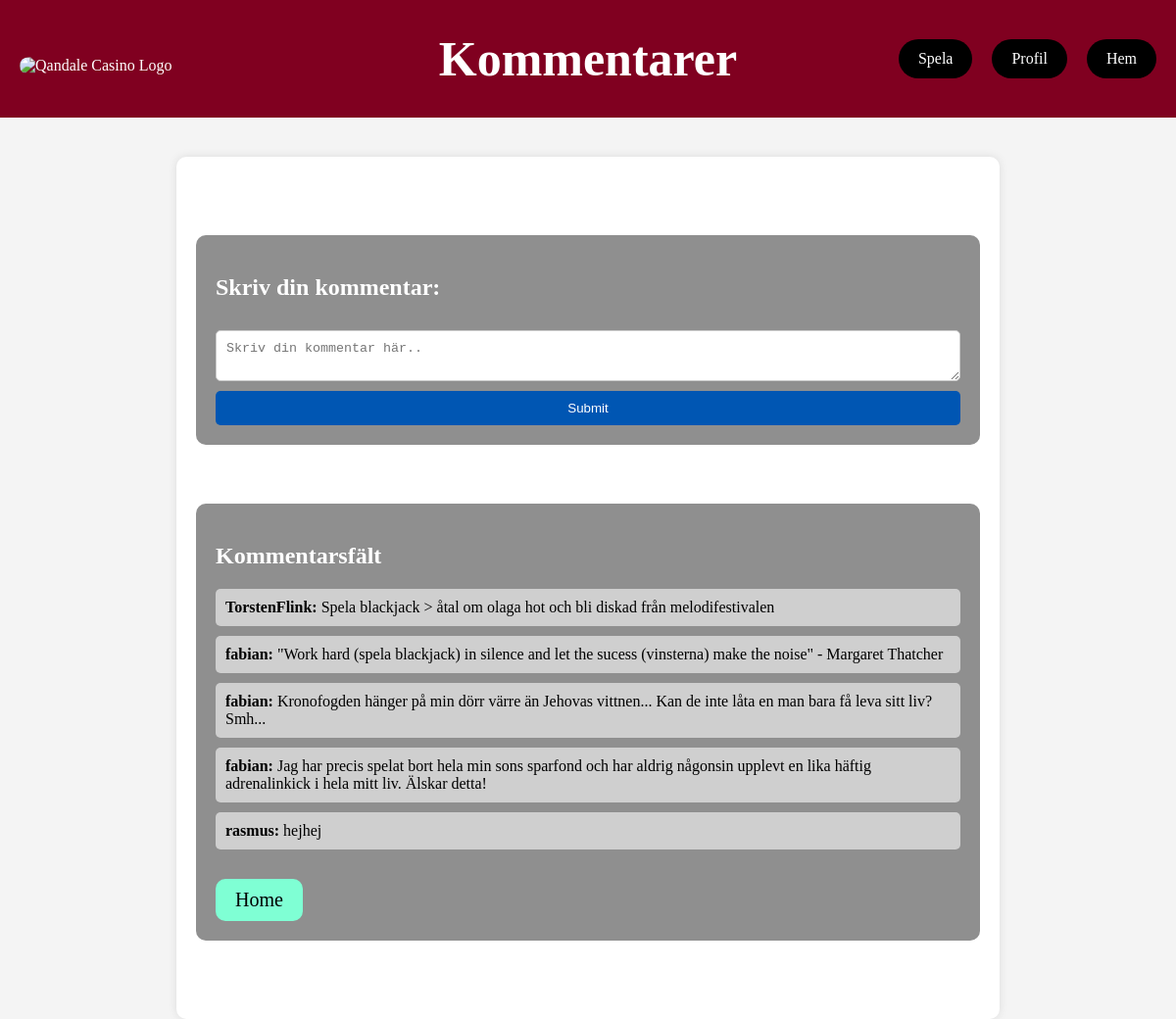
The page /displaycomments.php on the database as committed earlier.
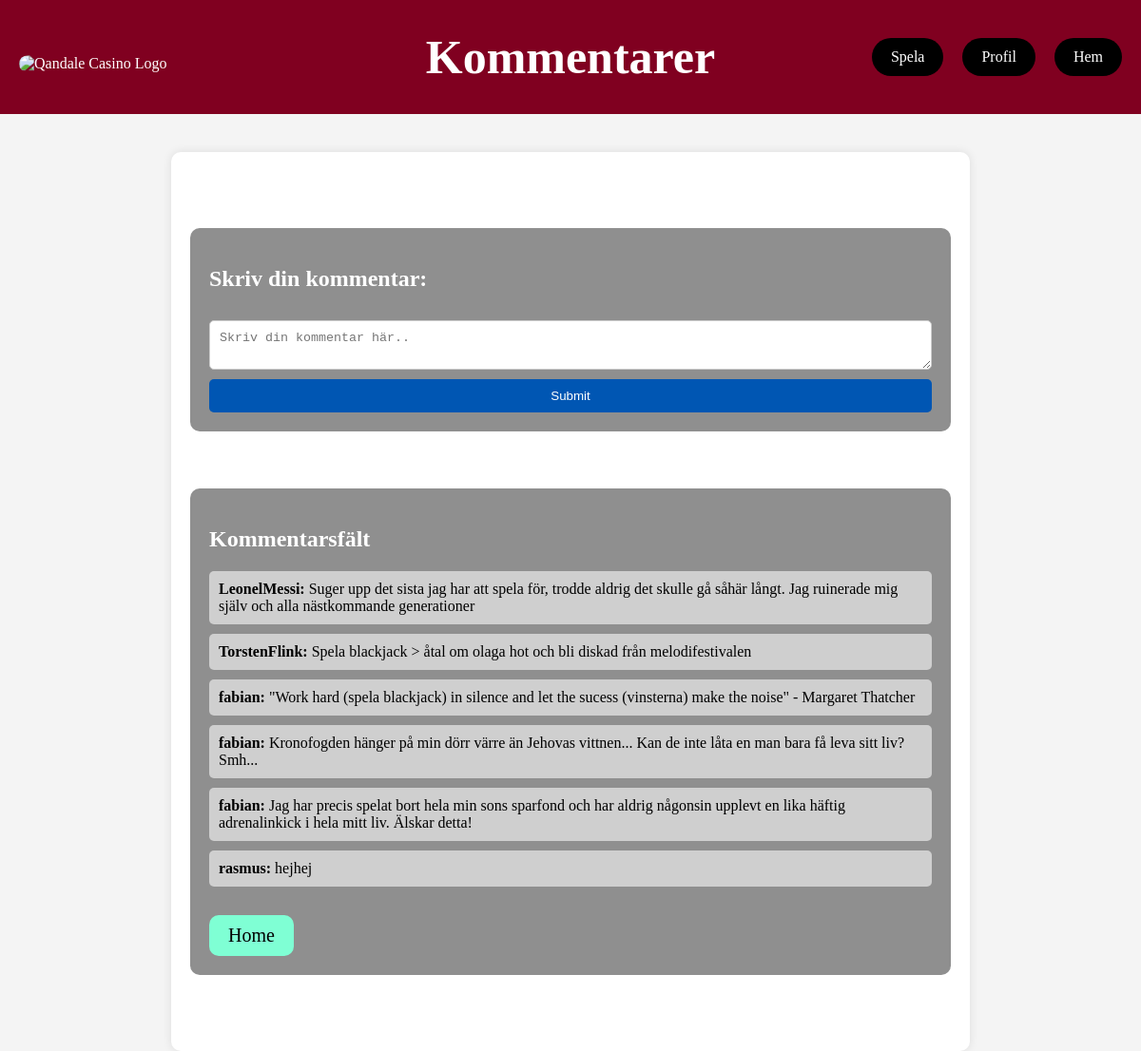
The same page on the database as committed later.
### tables this page shows
CREATE TABLE "Comments" (
	"commentID"	INTEGER PRIMARY KEY,
	"userID"	INTEGER,
	"comment"	TEXT,
	FOREIGN KEY("userID") REFERENCES "Users"("userID")
);

### displaycomments.php (the view, shortened to what this page needs)
<!DOCTYPE html>
<html lang="en">
<head>
    <link rel="stylesheet" href="displaycomments.css">
</head>
<body>
    <aside id="topbar">
        <div class="topbar-container">
            <img src="NyaQuandale.gif" alt="Qandale Casino Logo" class="topbar-logo" href="./index.php">
            <h1> Kommentarer</h1>
            <div class="button-container">
                <button onclick="navigateTo('weather.php')">Spela</button>
                <button onclick="navigateTo('profile.php')">Profil</button>
                <button onclick="navigateTo('index.php')">Hem</button>
            </div>
        </div>
    </aside>
    <main class="container">
        <section class="commentbox">
            <h2>Skriv din kommentar:</h2>
            <form action="addcomment.php" method="post">
                <textarea name="comment" placeholder="Skriv din kommentar här.." required></textarea>
                <button type="Skicka">Submit</button>
            </form>
        </section>
        <section class="commentsection" id="comments-section">
            <h2>Kommentarsfält</h2>
            <?php
            $db = new SQLite3("./db/database.db");
            $query = "SELECT Comments.comment, User.username
                      FROM Comments
                      JOIN User ON Comments.userID = User.userID
                      ORDER BY Comments.commentID DESC";
            $result = $db->query($query);
            while ($row = $result->fetchArray()) {
                echo "<p><b>{$row['username']}:</b> {$row['comment']}</p>";
            }
            ?>
            <a href="./index.php" class="home-button">Home</a>
        </section>
    </main>
</body>
</html>

Rows that differ between the two databases and show on the page:
added comments: username "LeonelMessi", comment "Suger upp det sista jag har att spela för, trodde aldrig det skulle gå såhär långt. Jag ruinerade mig själv och alla nästkommande generationer"
